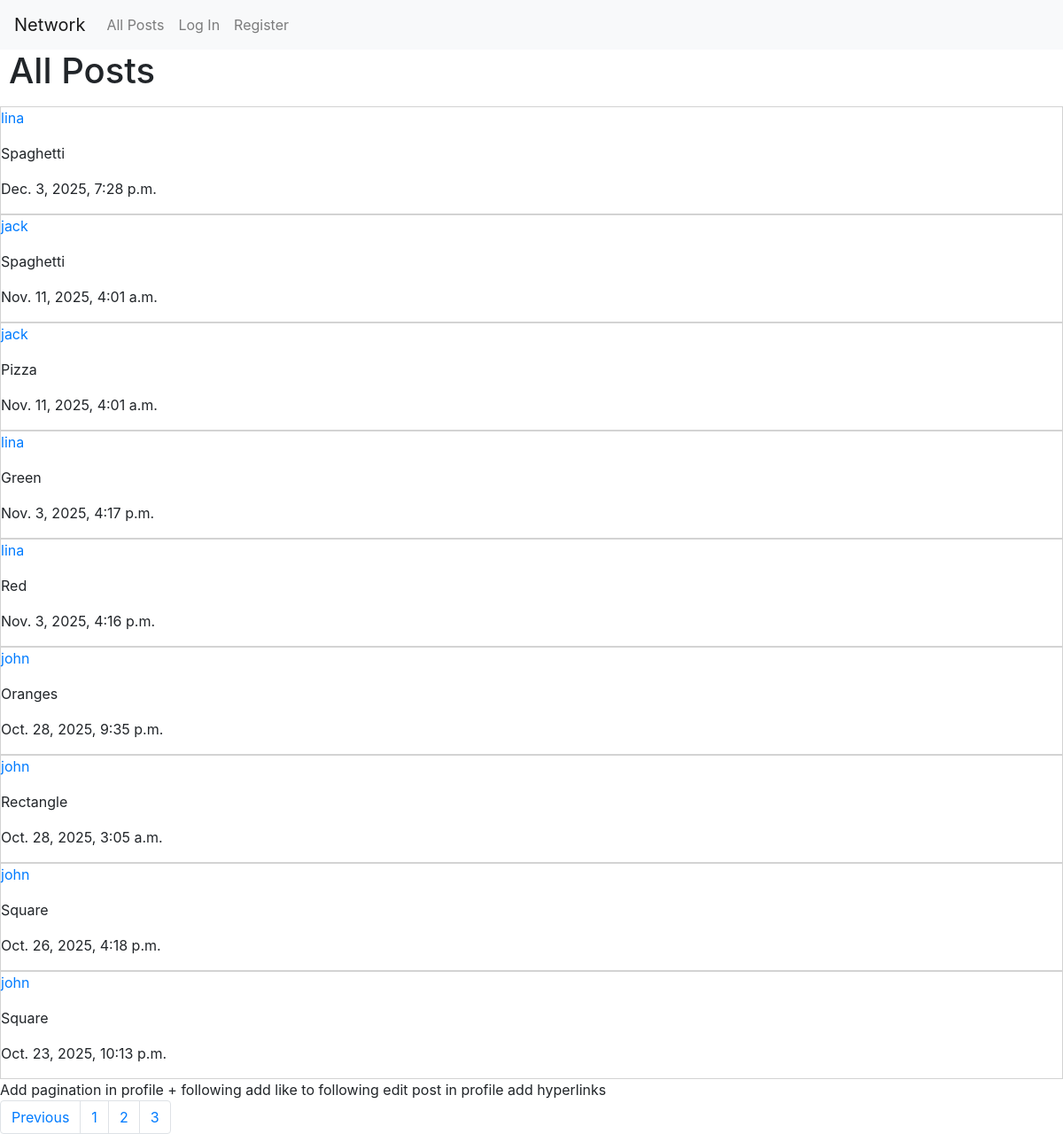
/?page=3, run on the app's committed database.
### network/models.py (models this page shows, shortened)
class Post(models.Model):
    author = models.ForeignKey(User, on_delete=models.CASCADE, related_name="current_author")
    time = models.DateTimeField(auto_now_add=True)
    content = models.CharField(max_length=100)

class User(AbstractUser):
    pass

### network/views.py (the view)
# urls.py: path("", views.index, name="index"),
def index(request):
    all_posts = Post.objects.all().order_by('-time')
    try:
        filtered_likes = Like.objects.filter(
        source = request.user
    )
    except:
        filtered_likes = []
    liked_post = []
    for i in filtered_likes:
        post_content = i.target.id
        liked_post.append(post_content)
    p = Paginator(all_posts, 10)
    print(p.num_pages)
    page_number = request.GET.get('page')
    page_obj = p.get_page(page_number)
    return render(request, "network/index.html", {
        "posts":page_obj,  # only worked when changed all_posts to page_obj
        "liked_posts":liked_post,
        "page_obj": page_obj
    })

### network/templates/network/index.html (shortened to what this page needs)
{% extends "network/layout.html" %}
{% load static %}
{% block body %}
<h1>All Posts</h1>
    {% for i in posts %}
    <div class="single_post" id="single_post_{{i.id}}">
        <p><a href="{% url 'user_profile_page' id=i.author.id %}">{{i.author}}</a></p>
        <p id="post_content_{{ i.id }}">{{ i.content }}</p>
        <p>{{i.time}}</p>
    </div>
    {% endfor %}
Add pagination in profile + following
add like to following
edit post in profile
add hyperlinks
    <nav aria-label="Page navigation example">
        <ul class="pagination">
            {% if page_obj.has_previous %}
                <li class="page-item"><a class="page-link" href="?page={{ page_obj.previous_page_number }}">Previous</a></li>
            {% endif %}
            {% for i in page_obj.paginator.page_range %}
                <li class="page-item"><a class="page-link" href="?page={{i}}">{{i}}</a></li>
            {%endfor%}
        </ul>
    </nav>
{% endblock %}

### network/static/network/styles.css (style rules this page uses)
h1 { margin-left: 10px; }
.single_post { border: lightgray solid 1px; }
ul { list-style-type: none; padding-left: 3; margin: 0; }

### data on the page
Post: author "lina", content "Spaghetti", time "Dec. 3, 2025, 7:28 p.m."
Post: author "jack", content "Spaghetti", time "Nov. 11, 2025, 4:01 a.m."
Post: author "jack", content "Pizza", time "Nov. 11, 2025, 4:01 a.m."
Post: author "lina", content "Green", time "Nov. 3, 2025, 4:17 p.m."
Post: author "lina", content "Red", time "Nov. 3, 2025, 4:16 p.m."
Post: author "john", content "Oranges", time "Oct. 28, 2025, 9:35 p.m."
Post: author "john", content "Rectangle", time "Oct. 28, 2025, 3:05 a.m."
Post: author "john", content "Square", time "Oct. 26, 2025, 4:18 p.m."
Post: author "john", content "Square", time "Oct. 23, 2025, 10:13 p.m."

### other printed values
{{ i }} "1" "2" "3"
